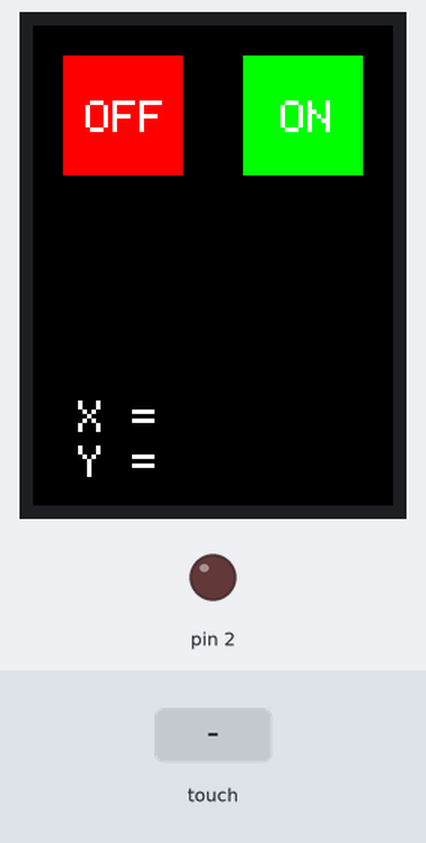
This sketch was run on a simulated Arduino Uno, built with avr-gcc and run on an emulated ATmega328P. Shown: 240×320 colour display, output pins drawn as LEDs (lit = HIGH). Inputs (shaded band) come from the test bench. What the sketch prints to the serial monitor is not drawn.

Above: at 1.4 s.
1.5 s: touch panel pressed at 62 % / 10 % of its raw x / y range
At 2.7 s:
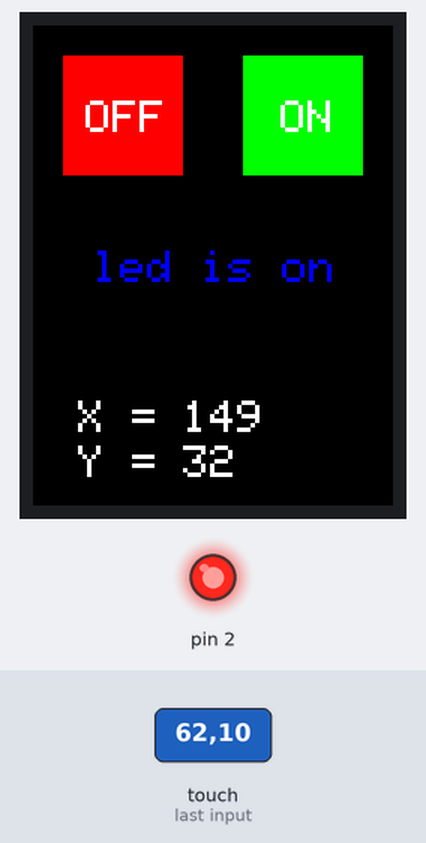
3.0 s: touch panel pressed at 13 % / 10 % of its raw x / y range
At 3.8 s:
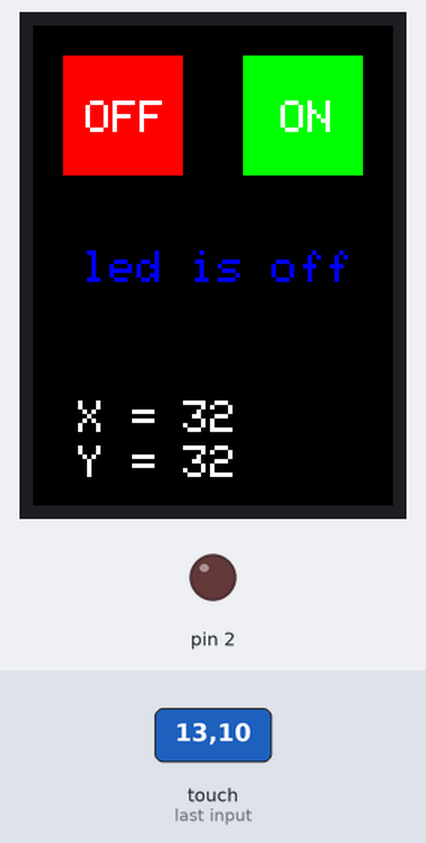
4.5 s: touch panel pressed at 87 % / 10 % of its raw x / y range
At 5.0 s:
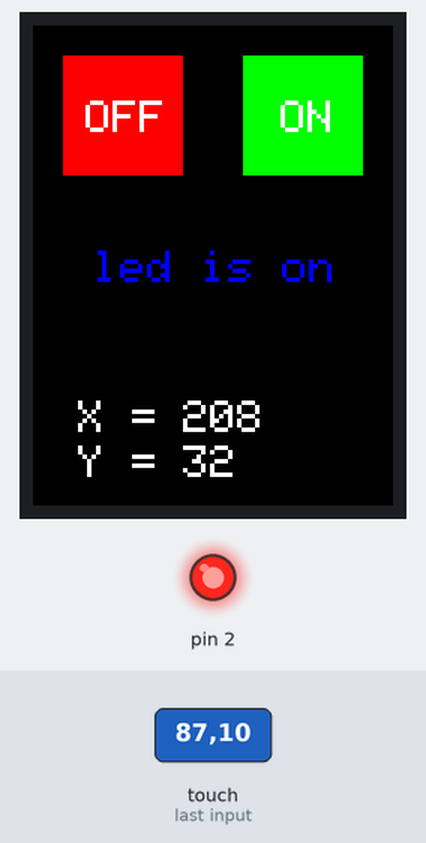
Timing chart, 0 to 7.5 s (numbered marks = the images above; inputs shaded):
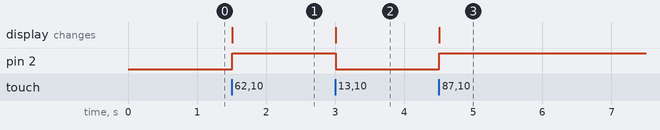

Measured:
- after the input at 1.5 s, pin 2: LOW → HIGH at once; the display: changes at once (image 1)
- after the input at 3.0 s, pin 2: HIGH → LOW at once; the display: changes at once (image 2)
- after the input at 4.5 s, pin 2: LOW → HIGH at once; the display: changes at once (image 3)

The sketch:

ft6206-paint.ino
```cpp
#include <Adafruit_GFX.h>
#include <SPI.h>
#include <Adafruit_ILI9341.h>
#include <Adafruit_FT6206.h>

Adafruit_FT6206 ctp = Adafruit_FT6206();
#define TFT_CS 10
#define TFT_DC 9
Adafruit_ILI9341 tft = Adafruit_ILI9341(TFT_CS, TFT_DC);

void setup(void) {
  Serial.begin(115200);
  tft.begin();
  if (! ctp.begin(40)) {
    Serial.println("Couldn't start FT6206 touchscreen controller");
    while (1);
  }
  tft.fillScreen(ILI9341_BLACK); // чёрный экран
  tft.fillRect(20, 20, 80, 80, ILI9341_RED); // кнопка выкл
  tft.fillRect(140, 20, 80, 80, ILI9341_GREEN); // кнопка вкл
  tft.setTextSize(3);
  tft.setTextColor(ILI9341_WHITE);
  tft.setCursor(35, 50); // надпись на кнопке выкл
  tft.print("OFF");
  tft.setCursor(165, 50); // надпись на кнопке вкл
  tft.print("ON");
  tft.setCursor(30, 250); // координата x курсора
  tft.print("X = ");
  tft.setCursor(30, 280); // координата y курсора
  tft.print("Y = ");
  pinMode(2, OUTPUT);
}

void loop() {
  if (! ctp.touched()) {
    return;
  }
  TS_Point p = ctp.getPoint();
  p.x = map(p.x, 0, 240, 240, 0);
  p.y = map(p.y, 0, 320, 320, 0);
  Serial.print("("); Serial.print(p.x); // вывод координат курсора
  Serial.print(", "); Serial.print(p.y);
  Serial.println(")");
  tft.fillRect(100, 250, 52, 51, ILI9341_BLACK); // очистка экрана
  tft.fillRect(33, 150, 180, 21, ILI9341_BLACK);
  tft.setTextColor(ILI9341_WHITE);
  tft.setCursor(100, 250); // координата x курсора
  tft.print(p.x);
  tft.setCursor(100, 280); // координата y курсора
  tft.print(p.y);
  tft.setTextColor(ILI9341_BLUE);
  if (p.y < 100) { // включение/выключение лампочки по кнопкам
     if (p.x < 130) {
       digitalWrite(2, LOW);
       tft.setCursor(33, 150); // сообщение о выключении
       tft.print("led is off");
     } else if (p.x < 240) {
       digitalWrite(2, HIGH);
       tft.setCursor(40, 150); // сообщение о включении
       tft.print("led is on");
     }
  }
}
```
